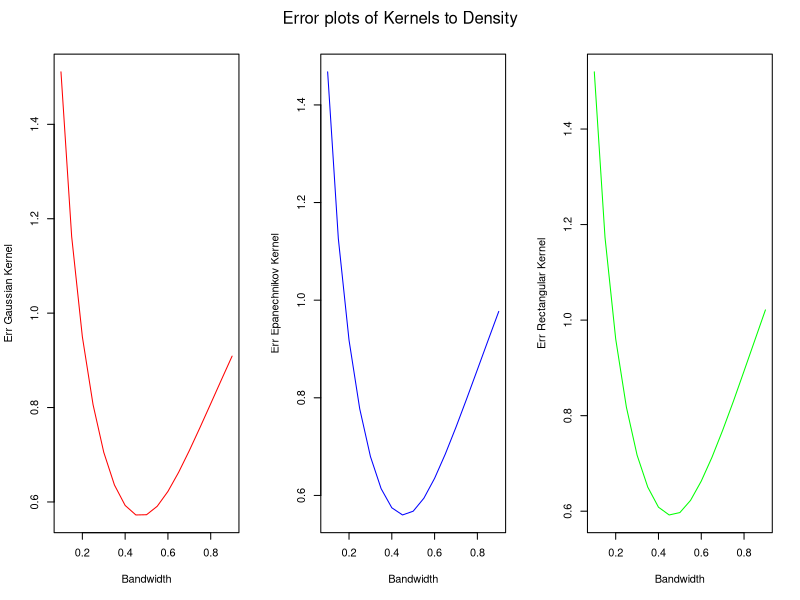

The R source for this figure:
# rmixnorm and dmixnorm imported from the Module 09_GaussianMixture.html

# returns RV for a Gaussian mixture
rmixnorm <- function(N, mu1, mu2, sigma1, sigma2, tau){
  ind <- I(runif(N) > tau)
  X <- rep(0,N)
  X[ind] <- rnorm(sum(ind), mu1, sigma1)
  X[!ind] <- rnorm(sum(!ind), mu2, sigma2)
  return(X)
}

# theoretical pdf for a Gaussian mixture
dmixnorm <- function(x, mu1, mu2, sigma1, sigma2, tau){
  y <- (1-tau)*dnorm(x,mu1,sigma1) + tau*dnorm(x,mu2,sigma2)
  return(y)
}

n = 200

bw = seq(0.1, 0.9, 0.05)

gau_err <- matrix(nrow = n, ncol = length(bw))
epane_err <- matrix(nrow = n, ncol = length(bw))
rect_err <- matrix(nrow = n, ncol = length(bw))

for (i in 1:n) {
  t = 0.25
  # Generate 100 samples from the Gaussian mixture
  rv <- rmixnorm(100, 0, 0, 1, 1, t)
  # density estimation for different Kernels with Bandwiths 0.1, 0.15, 0.2
  for (k in 1:length(bw)){
    # error of Gaussian Kernel
    gaussian <- density(rv, kernel="gaussian", bw=bw[k])
    gau_err[i, k] <- norm(sapply(gaussian$x, function(z) dmixnorm(z, 0, 0, 1, 1, t))-gaussian$y, type = c("2"))
    # error of Epanechnikov Kernel
    epane <-density(rv, kernel="epanechnikov", bw=bw[k])
    epane_err[i, k] <- norm(sapply(epane$x, function(z) dmixnorm(z, 0, 0, 1, 1, t))-epane$y, type = c("2"))
    # error of Rectangular Kernel
    rect <- density(rv, kernel="rectangular", bw=bw[k])
    rect_err[i, k] <- norm(sapply(rect$x, function(z) dmixnorm(z, 0, 0, 1, 1, t))-rect$y, type = c("2"))
  }
}

y1 = rep(0, length(bw))
y2 = rep(0, length(bw))
y3 = rep(0, length(bw))

for (k in 1:length(bw)){
  y1[k] = mean(gau_err[,k])
  y2[k] = mean(epane_err[,k])
  y3[k] = mean(rect_err[,k])
}

par(mfrow=c(1,3))
plot(bw, y1, col = "red", type = "l", xlab = "Bandwidth", ylab = "Err Gaussian Kernel")
plot(bw, y2, col = "blue", type = "l", xlab = "Bandwidth", ylab = "Err Epanechnikov Kernel")
plot(bw, y3, col = "green", type = "l", xlab = "Bandwidth", ylab = "Err Rectangular Kernel")
mtext("Error plots of Kernels to Density", side = 3, line = - 2, outer = TRUE)


